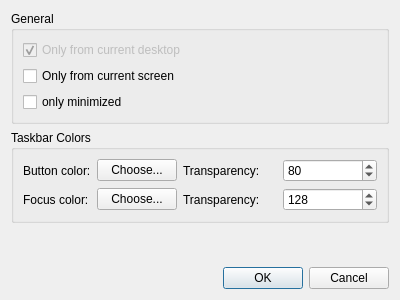
<?xml version="1.0" encoding="UTF-8"?>
<ui version="4.0">
 <class>TaskBarConfigurationDialog</class>
 <widget class="QDialog" name="TaskBarConfigurationDialog">
  <property name="geometry">
   <rect>
    <x>0</x>
    <y>0</y>
    <width>400</width>
    <height>300</height>
   </rect>
  </property>
  <property name="windowTitle">
   <string>Taskbar Settings</string>
  </property>
  <layout class="QVBoxLayout" name="verticalLayout">
   <item>
    <widget class="QGroupBox" name="groupBox">
     <property name="title">
      <string>General</string>
     </property>
     <layout class="QVBoxLayout" name="verticalLayout_2">
      <item>
       <widget class="QCheckBox" name="only_current_desktop">
        <property name="enabled">
         <bool>false</bool>
        </property>
        <property name="text">
         <string>Only from current desktop</string>
        </property>
        <property name="checked">
         <bool>true</bool>
        </property>
       </widget>
      </item>
      <item>
       <widget class="QCheckBox" name="only_current_screen">
        <property name="text">
         <string>Only from current screen</string>
        </property>
       </widget>
      </item>
      <item>
       <widget class="QCheckBox" name="only_minimized">
        <property name="text">
         <string>only minimized</string>
        </property>
       </widget>
      </item>
     </layout>
    </widget>
   </item>
   <item>
    <widget class="QGroupBox" name="taskbarColorsBox">
     <property name="title">
      <string>Taskbar Colors</string>
     </property>
     <layout class="QFormLayout" name="taskbarColorsLayout">
      <item row="0" column="0">
       <widget class="QLabel" name="buttonColorLabel">
        <property name="text">
         <string>Button color:</string>
        </property>
       </widget>
      </item>
      <item row="0" column="1">
       <layout class="QHBoxLayout" name="buttonColorLayout">
        <item>
         <widget class="QPushButton" name="buttonColorButton">
          <property name="text">
           <string>Choose...</string>
          </property>
          <property name="minimumSize">
           <size>
            <width>80</width>
            <height>0</height>
           </size>
          </property>
          <property name="maximumSize">
           <size>
            <width>80</width>
            <height>16777215</height>
           </size>
          </property>
         </widget>
        </item>
        <item>
         <widget class="QLabel" name="buttonColorTransparencyLabel">
          <property name="text">
           <string>Transparency:</string>
          </property>
         </widget>
        </item>
        <item>
         <widget class="QSpinBox" name="buttonColorTransparency">
          <property name="minimum">
           <number>0</number>
          </property>
          <property name="maximum">
           <number>255</number>
          </property>
          <property name="value">
           <number>80</number>
          </property>
         </widget>
        </item>
       </layout>
      </item>
      <item row="1" column="0">
       <widget class="QLabel" name="focusColorLabel">
        <property name="text">
         <string>Focus color:</string>
        </property>
       </widget>
      </item>
      <item row="1" column="1">
       <layout class="QHBoxLayout" name="focusColorLayout">
        <item>
         <widget class="QPushButton" name="focusColorButton">
          <property name="text">
           <string>Choose...</string>
          </property>
          <property name="minimumSize">
           <size>
            <width>80</width>
            <height>0</height>
           </size>
          </property>
          <property name="maximumSize">
           <size>
            <width>80</width>
            <height>16777215</height>
           </size>
          </property>
         </widget>
        </item>
        <item>
         <widget class="QLabel" name="focusColorTransparencyLabel">
          <property name="text">
           <string>Transparency:</string>
          </property>
         </widget>
        </item>
        <item>
         <widget class="QSpinBox" name="focusColorTransparency">
          <property name="minimum">
           <number>0</number>
          </property>
          <property name="maximum">
           <number>255</number>
          </property>
          <property name="value">
           <number>128</number>
          </property>
         </widget>
        </item>
       </layout>
      </item>
     </layout>
    </widget>
   </item>
   <item>
    <spacer name="verticalSpacer">
     <property name="orientation">
      <enum>Qt::Vertical</enum>
     </property>
     <property name="sizeHint" stdset="0">
      <size>
       <width>20</width>
       <height>132</height>
      </size>
     </property>
    </spacer>
   </item>
   <item>
    <widget class="QDialogButtonBox" name="buttonBox">
     <property name="orientation">
      <enum>Qt::Horizontal</enum>
     </property>
     <property name="standardButtons">
      <set>QDialogButtonBox::Cancel|QDialogButtonBox::Ok</set>
     </property>
    </widget>
   </item>
  </layout>
 </widget>
 <resources/>
 <connections>
  <connection>
   <sender>buttonBox</sender>
   <signal>accepted()</signal>
   <receiver>TaskBarConfigurationDialog</receiver>
   <slot>accept()</slot>
   <hints>
    <hint type="sourcelabel">
     <x>248</x>
     <y>254</y>
    </hint>
    <hint type="destinationlabel">
     <x>157</x>
     <y>274</y>
    </hint>
   </hints>
  </connection>
  <connection>
   <sender>buttonBox</sender>
   <signal>rejected()</signal>
   <receiver>TaskBarConfigurationDialog</receiver>
   <slot>reject()</slot>
   <hints>
    <hint type="sourcelabel">
     <x>316</x>
     <y>260</y>
    </hint>
    <hint type="destinationlabel">
     <x>286</x>
     <y>274</y>
    </hint>
   </hints>
  </connection>
 </connections>
</ui>
